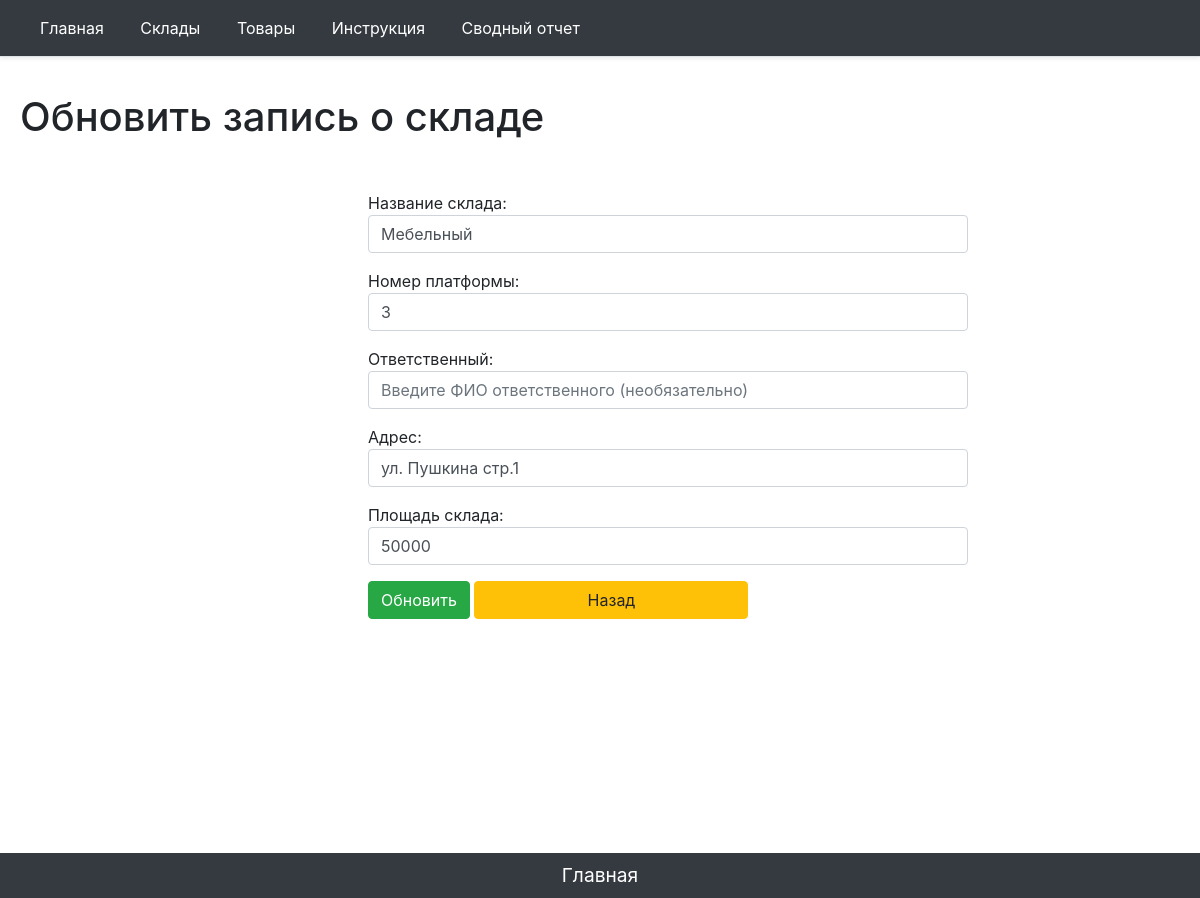
The page /folds/1/update on the database its author committed.
### main/models.py (models this page shows, shortened)
class FoldNewOne(models.Model):
    name = models.CharField('Название склада', max_length=50)
    parknumber = models.IntegerField('Номер платформы')
    responsible = models.CharField('Ответственный', max_length=50, blank=True)
    adress = models.CharField('Адрес', max_length=200, blank=True)
    square = models.IntegerField('Площадь склада')
    """def get_update_url(self):
        return reverse('fold_update_url',kwargs={'id': self.id})
"""
    class Meta:
        verbose_name = 'Склад'
        verbose_name_plural = 'Склады'

### main/views.py (the view)
# urls.py: path('folds/<int:pk>/update', views.FoldUpdateView.as_view(), name='fold-update'),
class FoldUpdateView(UpdateView):
    model = FoldNewOne
    template_name = 'main/update_new_fold.html'
    form_class = NewFoldUpdateForm

### main/forms.py (shortened to what this page needs)
class NewFoldUpdateForm(forms.ModelForm):
    class Meta:
        model = FoldNewOne
        fields = ["name", "parknumber", "responsible", "adress", "square"]
        widgets = {
            "name": TextInput(attrs={
                'class': 'form-control',
                'placeholder': 'Введите название склада'
            }),
            "parknumber": TextInput(attrs={
                'class': 'form-control',
                'placeholder': 'Введите номер платформы'
            }),
            "responsible": TextInput(attrs={
                'class': 'form-control',
                'placeholder': 'Введите ФИО ответственного (необязательно)'
            }),
            "adress": TextInput(attrs={
                'class': 'form-control',
                'placeholder': 'Введите адрес склада (необязательно)'
            }),
            "square": TextInput(attrs={
                'class': 'form-control',
                'placeholder': 'Введите площадь склада'
            }),
        }

### main/templates/main/update_new_fold.html (shortened to what this page needs)
{% extends 'main/base_template.html' %}
{% block content %}
    <h1>Обновить запись о складе</h1>
    <form method="post">
        {% for field in form %}
            <div class="form-group">
                <p>{{ field.label }}: {{ field }}</p>
            </div>
        {% endfor %}
        <button type="submit" class="btn btn-success" >Обновить</button>
        <input class="btn btn-warning" value="Назад" onClick="javascript:history.go(-1);"></input>
    </form>
{% endblock %}
{% block tomain %}
  <footer class="footer">
    <p align = "middle" class = "my-0 me-md-auto fw-normal p-2 text-white bg-dark align-items-center"><a href="{% url 'home' %}"><font color="white"><big>Главная</big></font></a></p>
    </footer>
{% endblock %}

### main/static/main/css/main.css (style rules this page uses)
form { margin-left:30%; width:600px; margin-top:50px; }
html, body { height: 100%; margin: 0; }
.footer { height: 20px; margin-top: -20px; }

### rows shown on the page
FoldNewOne: form "Мебельный" "3" "ул. Пушкина стр.1" "50000"

### other values the page prints
{{ field.label }} "Название склада" "Номер платформы" "Ответственный" "Адрес" "Площадь склада"
